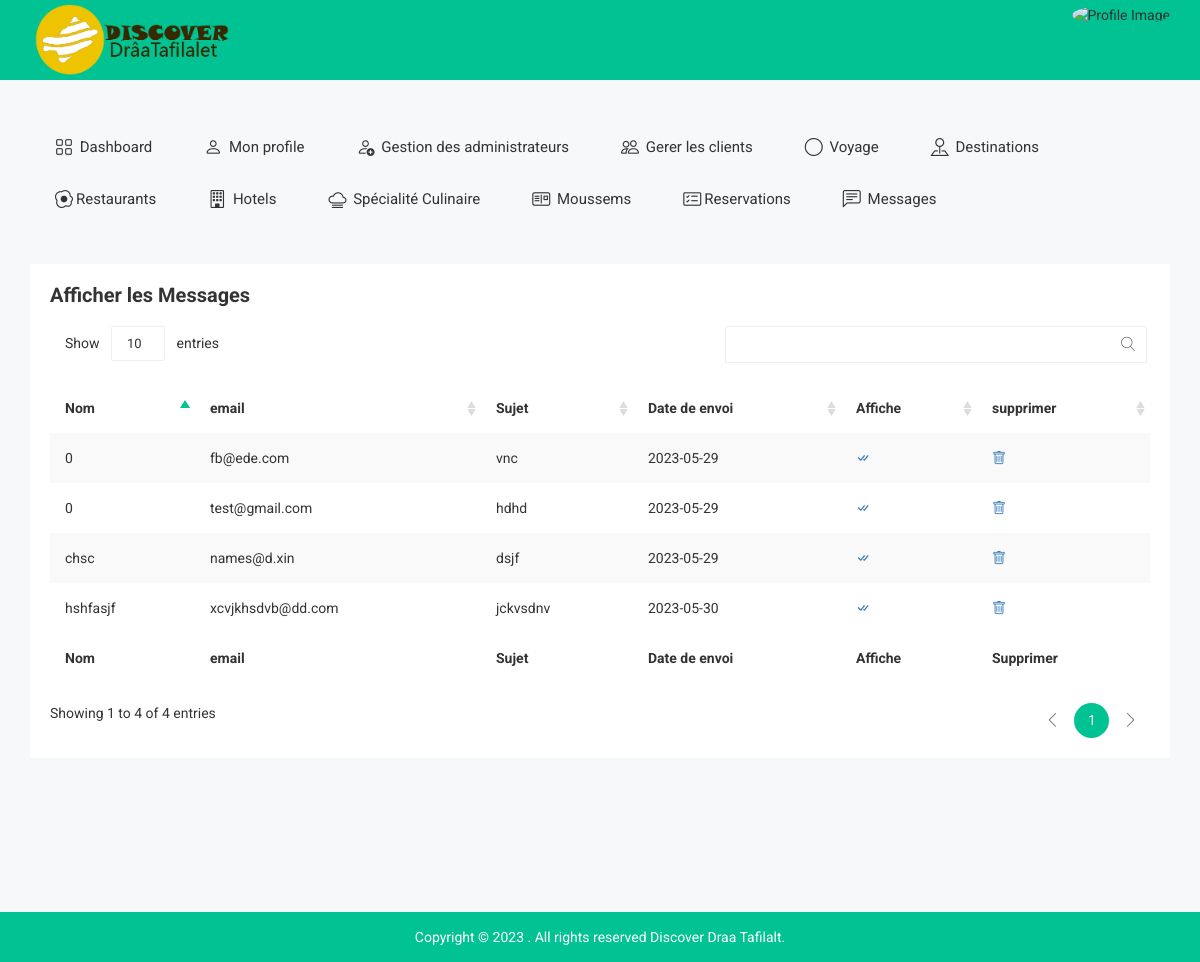
/affiche-message.php (signed in), run on an earlier commit of the app's database.
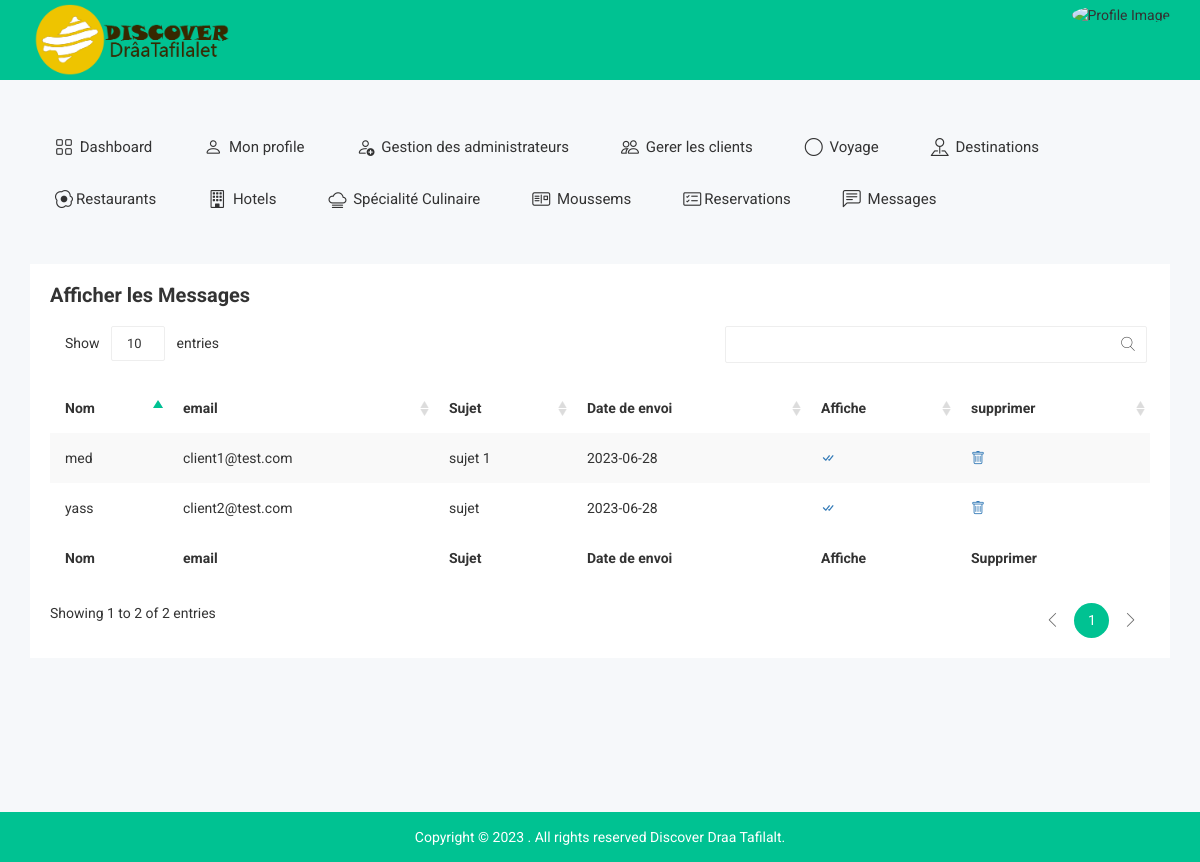
And on a later commit of the database.
### tables this page shows
CREATE TABLE `message` (
  `id_mess` int(11) NOT NULL,
  `name` varchar(30) NOT NULL,
  `email` varchar(30) NOT NULL,
  `sujet` varchar(100) NOT NULL,
  `content` varchar(500) NOT NULL,
  `date_sending` date NOT NULL
);

### affiche-message.php (the view, shortened to what this page needs)
<?php
include 'connection.php';
$sql = 'SELECT *
		FROM `message`';
 $statement = $pdo->query($sql);
 $publishers = $statement->fetchAll(PDO::FETCH_ASSOC);
?>
<!doctype html>
<html class="no-js" lang="">
<head>
    <link rel="stylesheet" href="https://cdn.jsdelivr.net/npm/bootstrap-icons@1.10.5/font/bootstrap-icons.css">
        <link rel="stylesheet" href="css/bootstrap.min.css">
        <link rel="stylesheet" href="css/font-awesome.min.css">
        <link rel="stylesheet" href="css/owl.carousel.css">
        <link rel="stylesheet" href="css/owl.theme.css">
        <link rel="stylesheet" href="css/owl.transitions.css">
        <link rel="stylesheet" href="css/meanmenu/meanmenu.min.css">
        <link rel="stylesheet" href="css/animate.css">
        <link rel="stylesheet" href="css/normalize.css">
        <link rel="stylesheet" href="css/wave/waves.min.css">
        <link rel="stylesheet" href="css/wave/button.css">
        <link rel="stylesheet" href="css/scrollbar/jquery.mCustomScrollbar.min.css">
        <link rel="stylesheet" href="css/notika-custom-icon.css">
        <link rel="stylesheet" href="css/jquery.dataTables.min.css">
        <link rel="stylesheet" href="css/main.css">
        <link rel="stylesheet" href="style.css">
        <link rel="stylesheet" href="css/responsive.css">
</head>
<body>
    <?php include 'tophead.php' ?>
    <div class="main-menu-area mg-tb-40">
    </div>
    <div class="notika-status-area">
        <div class="container">
            <div class="row">
                <div class="col-lg-12 col-md-12 col-sm-12 col-xs-12">
                    <div class="data-table-list">
                        <div class="basic-tb-hd">
                            <h2>Afficher les Messages</h2>
                        </div>
                        <div class="table-responsive">
                            <table id="data-table-basic" class="table table-striped">
                                <thead>
                                    <tr>
                                        <th>Nom</th>
                                        <th>email</th>
                                        <th>Sujet</th>
                                        <th>Date de envoi</th>
                                        <th>Affiche</th>
                                        <th>supprimer</th>
                                    </tr>
                                </thead>
                                <tbody>
                                <?php
                                if ($publishers) {
                                    foreach ($publishers as $publisher) {?>
                                    <tr>
                                        <td><?php  echo $publisher['name'] ?></td>
                                        <td><?php  echo $publisher['email'] ?></td>
                                        <td><?php  echo $publisher['sujet'] ?></td>
                                        <td><?php  echo $publisher['date_sending'] ?></td>
                                        <td><a href="veuemail.php?id=<?php echo $publisher['id_mess'] ?>"><i class="bi bi-check-all"></i></a></td>
                                        <td><a href="delete-message.php?id=<?php echo $publisher['id_mess'] ?>"><i class="bi bi-trash"></i></a></td>
                                    </tr>
                               <?php }}
                                ?>
                                </tbody>
                                <tfoot>
                                    <tr>
                                        <th>Nom</th>
                                        <th>email</th>
                                        <th>Sujet</th>
                                        <th>Date de envoi</th>
                                        <th>Affiche</th>
                                        <th>Supprimer</th>
                                    </tr>
                                </tfoot>
                            </table>
                        </div>
                    </div>
                </div>
            </div>
        </div>
    </div>
    <div class="footer-copyright-area">
        <div class="container">
            <div class="row">
                <div class="col-lg-12 col-md-12 col-sm-12 col-xs-12">
                    <div class="footer-copy-right">
                        <p>Copyright © 2023
. All rights reserved Discover Draa Tafilalt.</p>
                    </div>
                </div>
            </div>
        </div>
    </div>
</body>
</html>

What changed in the data, as far as the page shows it:
removed message: name "0", email "fb@ede.com", sujet "vnc", date_sending "2023-05-29"
removed message: name "0", email "test@gmail.com", sujet "hdhd", date_sending "2023-05-29"
removed message: name "chsc", email "names@d.xin", sujet "dsjf", date_sending "2023-05-29"
removed message: name "hshfasjf", email "xcvjkhsdvb@dd.com", sujet "jckvsdnv", date_sending "2023-05-30"
added message: name "med", email "client1@test.com", sujet "sujet 1", date_sending "2023-06-28"
added message: name "yass", email "client2@test.com", sujet "sujet", date_sending "2023-06-28"
Also different on the page:
text written by a page script: "Show entries Showing 1 to 4 of 4 entries 1" → "Show entries Showing 1 to 2 of 2 entries 1"
